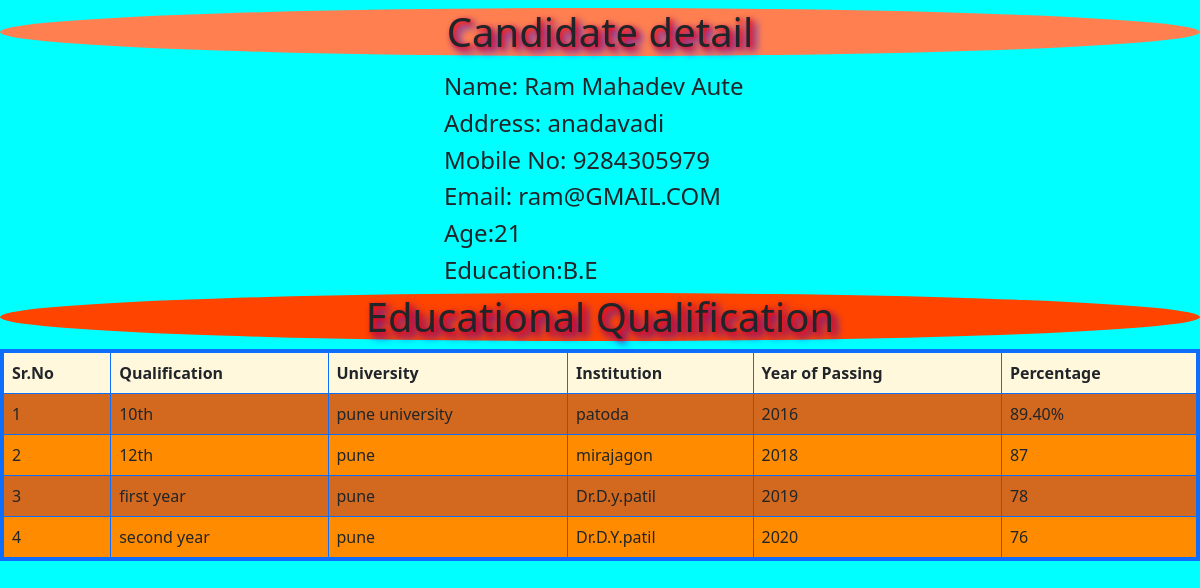
Page /myapp/2 on the committed database.
### myapp/models.py (models this page shows)
class Forms(models.Model):
    Name=models.CharField(max_length=100)
    Address=models.CharField(max_length=200)
    Mobile_no=models.IntegerField(blank=True)
    Email=models.EmailField()
    Age=models.PositiveIntegerField()
    Education=models.CharField(max_length=100)
    Upload_Documents=models.FileField(upload_to='doc',blank=True)

### polls/models.py (models this page shows)
class  Qualification(models.Model):
    Qualification=models.CharField(max_length=100)
    University=models.CharField(max_length=100)
    Institution=models.CharField(max_length=100)
    Year_of_passing=models.PositiveIntegerField()
    Percentag=models.CharField(max_length=100)

class  Qualification1(models.Model):
    Qualification1=models.CharField(max_length=100)
    University1=models.CharField(max_length=100)
    Institution1=models.CharField(max_length=100)
    Year_of_passing1=models.PositiveIntegerField()
    Percentag1=models.CharField(max_length=100)

class  Qualification2(models.Model):
    Qualification2=models.CharField(max_length=100)
    University2=models.CharField(max_length=100)
    Institution2=models.CharField(max_length=100)
    Year_of_passing2=models.PositiveIntegerField()
    Percentag2=models.CharField(max_length=100)

class  Qualification3(models.Model):
    Qualification3=models.CharField(max_length=100)
    University3=models.CharField(max_length=100)
    Institution3=models.CharField(max_length=100)
    Year_of_passing3=models.PositiveIntegerField()
    Percentag3=models.CharField(max_length=100)

### myapp/views.py (the view)
# urls.py: path('<int:pk>',views.CandidatesView.as_view(),name='candidate'),
class CandidatesView(View):
    def get(self,request,pk):
        candidates =Forms.objects.get(pk=pk)
        candidates1=Qualification.objects.get(pk=pk)
        candidates2=Qualification1.objects.get(pk=pk)
        candidates3=Qualification2.objects.get(pk=pk)
        candidates4=Qualification3.objects.get(pk=pk)
        return render(request,'myapp/candidate.html',{'candidate1':candidates1,'candidates':candidates,'candidate2':candidates2,'candidate3':candidates3,'candidate4':candidates4})

### myapp/templates/myapp/candidate.html (shortened to what this page needs)
<!DOCTYPE html>
{% load static %}
<html lang="en">
<head>
    <link rel="stylesheet" href="{% static 'css/bootstrap.css' %}">
</head>
<body style="background-color: cyan;cursor:not-allowed;">
      <div style="background-color: coral;text-shadow: 2px 2px 5px red, 5px 5px 8px blue ;border-radius: 50%;">
        <h1 class="text-center mb-3 " >Candidate detail</h1>
      </div>
            <div class="row">
         <div style="font-size:100%;">
            <h4>Name: {{candidates.Name}}</h4>
            <h4>Address: {{candidates.Address}}</h4>
            <h4>Mobile No: {{candidates.Mobile_no}}</h4>
            <h4>Email: {{candidates.Email}}</h4>
            <h4>Age:{{candidates.Age}}</h4>
            <h4>Education:{{candidates.Education}}</h4>
         </div>
     </div>
     <div style="background-color: rgb(255, 68, 0);text-shadow: 2px 2px 5px red, 5px 5px 8px blue;border-radius: 50%;">
     <h1 class="alter-danger text-center" >Educational Qualification</h1>
    </div>
     <table border="2" width="80%" height="60%" class="table table-bordered border-primary" style="border: solid rgb(19, 197, 43) 4px;border-collapse:collapse ; background-color: chocolate;">
         <thead>
           <tr style="background-color: cornsilk;">
             <th scope="col" colspan="2">Sr.No</th>
             <th scope="col">Qualification</th>
             <th scope="col">University</th>
             <th scope="col">Institution</th>
             <th scope="col">Year of Passing</th>
             <th scope="col">Percentage</th>
           </tr>
         </thead>
         <tbody>
            <tr>
              <td colspan="2">1</td>
              <td>{{candidate1.Qualification}}</td>
              <td>{{candidate1.University}}</td>
              <td>{{candidate1.Institution}}</td>
              <td>{{candidate1.Year_of_passing}}</td>
              <td>{{candidate1.Percentag}}</td>
            </tr>
            <tr style="background-color: darkorange;">
                <td colspan="2">2</td>
                <td>{{candidate2.Qualification1}}</td>
                <td>{{candidate2.University1}}</td>
                <td>{{candidate2.Institution1}}</td>
                <td>{{candidate2.Year_of_passing1}}</td>
                <td>{{candidate2.Percentag1}}</td>
              </tr>
              <tr>
                <td colspan="2">3</td>
                <td>{{candidate3.Qualification2}}</td>
                <td>{{candidate3.University2}}</td>
                <td>{{candidate3.Institution2}}</td>
                <td>{{candidate3.Year_of_passing2}}</td>
                <td>{{candidate3.Percentag2}}</td>
              </tr>
              <tr style="background-color: darkorange;">
                <td colspan="2" >4</td>
                <td>{{candidate4.Qualification3}}</td>
                <td>{{candidate4.University3}}</td>
                <td>{{candidate4.Institution3}}</td>
                <td>{{candidate4.Year_of_passing3}}</td>
                <td>{{candidate4.Percentag3}}</td>
              </tr>
          </tbody>
        </table>
</body>
</html>

### myapp/templates/myapp/candidate.html (style rules this page uses)
body { top: 4cm; }
h4 { margin-left: 37%; }

### rows in the picture
Forms: Name "Ram Mahadev Aute", Address "anadavadi", Mobile_no "9284305979", Email "ram@GMAIL.COM", Age "21", Education "B.E"
Qualification: Qualification "10th", University "pune university", Institution "patoda", Year_of_passing "2016", Percentag "89.40%"
Qualification1: Qualification1 "12th", University1 "pune", Institution1 "mirajagon", Year_of_passing1 "2018", Percentag1 "87"
Qualification2: Qualification2 "first year", University2 "pune", Institution2 "Dr.D.y.patil", Year_of_passing2 "2019", Percentag2 "78"
Qualification3: Qualification3 "second year", University3 "pune", Institution3 "Dr.D.Y.patil", Year_of_passing3 "2020", Percentag3 "76"
